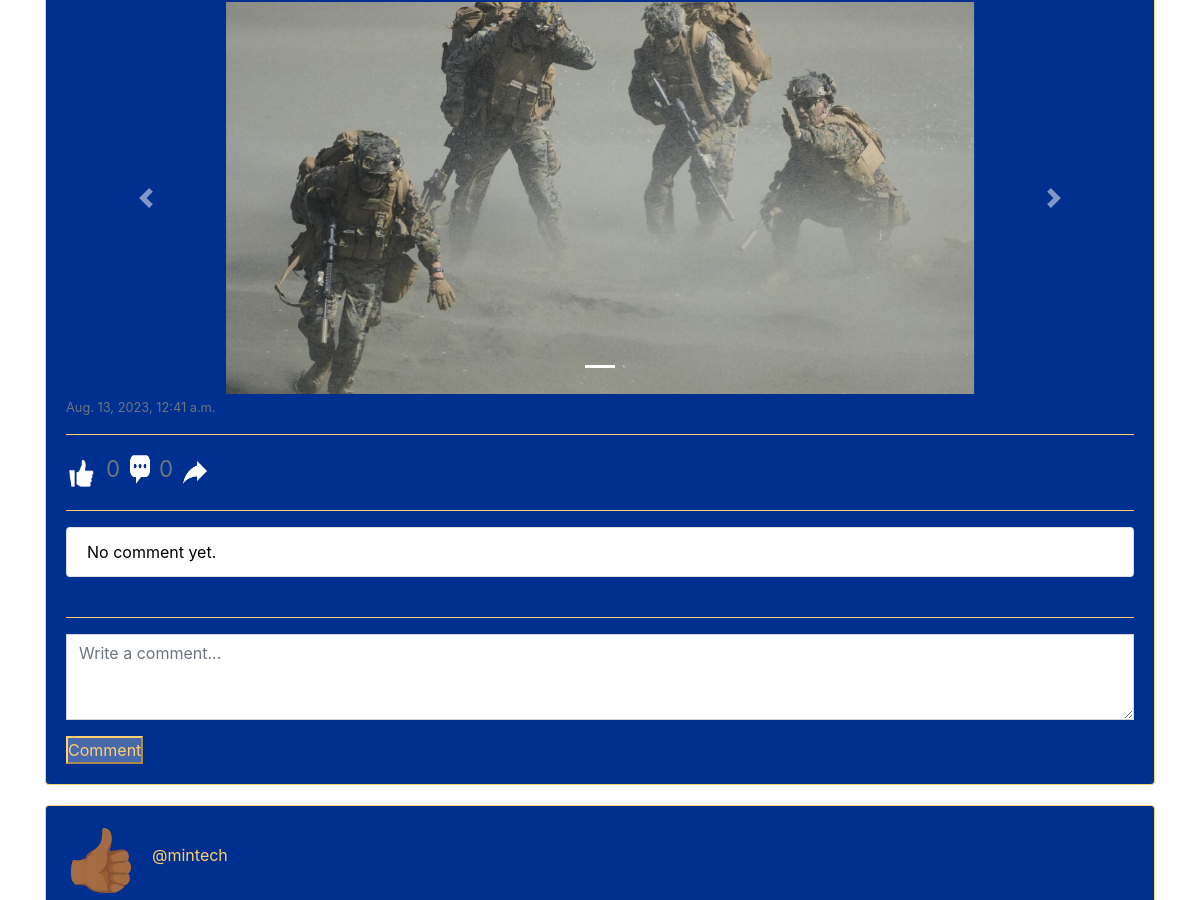
Before: /profile/2/ (signed in, middle part) with the older database file.
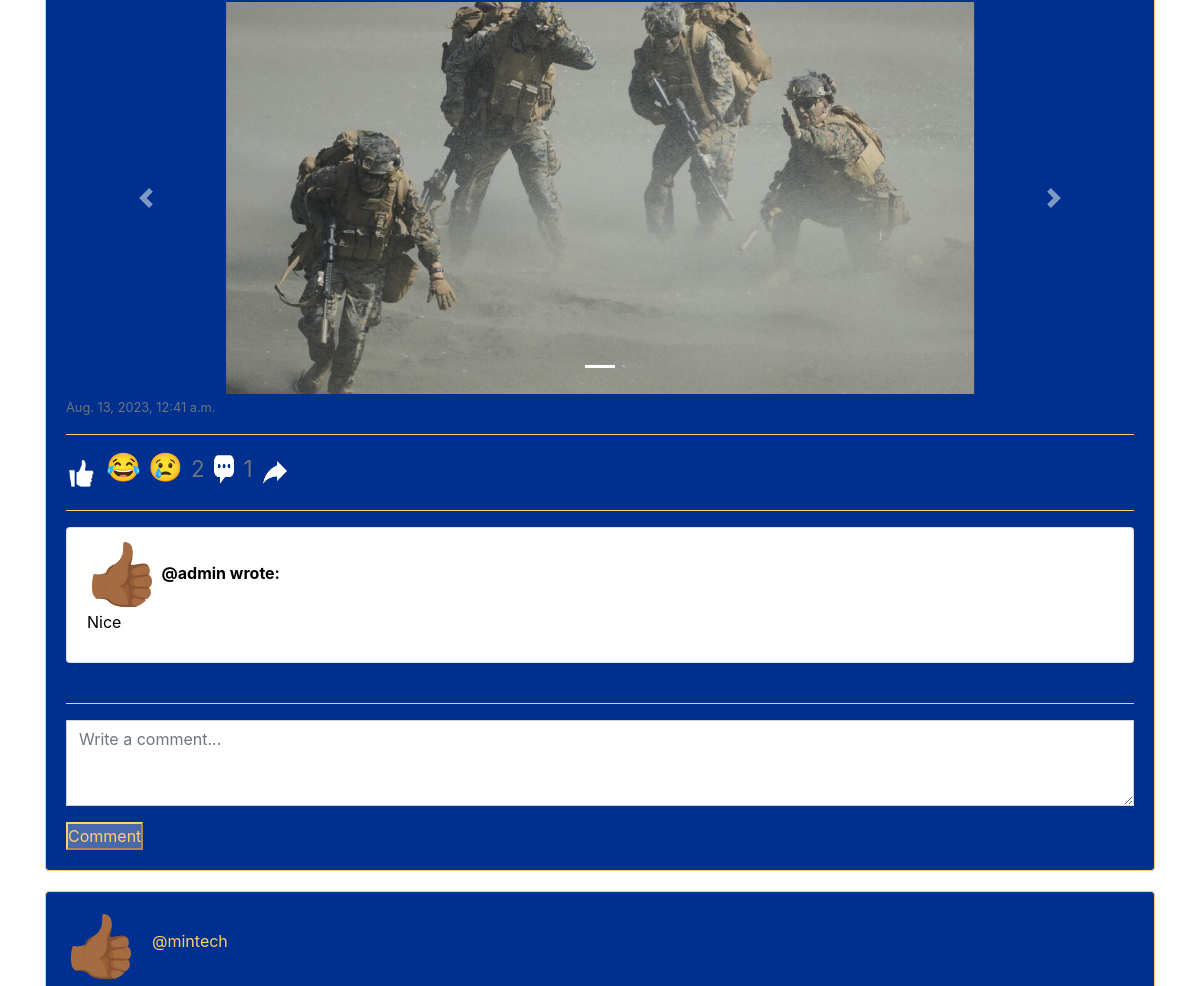
After: the same page with the newer database file.
### minsocial/models.py (models this page shows, shortened)
class PostImage(models.Model):
    postContent = models.ForeignKey(Post, on_delete=models.CASCADE, related_name="post_images")
    post_image = models.ImageField(upload_to='post_image/', null=True, blank=True)

class Post(models.Model):
    user = models.ForeignKey(User, on_delete=models.CASCADE, blank=True, null=True, related_name="post_user")
    postContent = models.TextField(blank=True)
    timestamp = models.DateTimeField(auto_now_add=True)

class User(AbstractUser):
    profile_pics = models.ImageField(upload_to='profile_pics/', null=True, blank=True)
    phone_number = models.CharField(max_length=20, null=True, blank=True)
    about = models.TextField(null=True, blank=True)

class Comment(models.Model):
    author = models.ForeignKey(User, on_delete=models.CASCADE, blank=True, null=True, related_name="userComment")
    post = models.ForeignKey(Post, on_delete=models.CASCADE, blank=True, null=True, related_name="postComment")
    message = models.CharField(max_length=10000)

### minsocial/views.py (the view)
# urls.py: path('profile/<int:user_id>/', views.profile, name="profile"),
@login_required
def profile(request, user_id):
    if not request.user.is_authenticated:
        return render(request, "network/error.html")
    user = User.objects.get(pk=user_id)
    my_groups = Group.objects.filter(creator=request.user)
    groups_i_joined = request.user.group_members.all()
    post = Post.objects.filter(user=user).order_by("id").reverse()
    paginator = Paginator(post, 20) # Show 20 contacts per page.
    page_number = request.GET.get('page')
    page_post = paginator.get_page(page_number)
    user_like = request.user
    following = Follow.objects.filter(following=user)
    follower = Follow.objects.filter(follower=user)
    try:
        checkFollowers = follower.filter(following=User.objects.get(pk=request.user.id))
        if len(checkFollowers) != 0:
            newFollowing = True
        else:
            newFollowing = False
    except:
        newFollowing = False
    return render(request, "network/user_profile.html", {
        "userProfile": user,
        "post": post,
        "user_like": user_like,
        "page_post": page_post,
        "following": following,
        "follower": follower,
        "username": user.username,
        "isFollowing": newFollowing,
        "my_groups": my_groups,
        "groups_i_joined": groups_i_joined,
    })

### minsocial/templatetags/my_filters.py (called while the page is built)
@register.filter
def split_paragraphs(value):
    return value.split('\n')

### minsocial/templates/network/user_profile.html (shortened to what this page needs)
{% extends "network/layout.html" %}
{% load static %}
{% load my_filters %}
{% block body %}
<br>
<br>
<div id="posts">
  {% for posts in page_post %}
  <section>
    <div class="container">
      <div class="card">
        <div class="card-body">
          <div class="d-flex align-items-center">
            {% if posts.user.profile_pics %}
              <a href="{% url 'profile' user_id=posts.user.id %}">
                <img src="{{ posts.user.profile_pics.url }}" class="rounded-circle" width="70" height="70">
              </a>
            {% else %}
              <a href="{% url 'profile' user_id=posts.user.id %}">
                <img src="/media/post_image/hand.gif" class="rounded-circle" width="70" height="70">
              </a>
            {% endif %}
            <div class="ml-3">
              <p class="mb-0">
                <p>@{{posts.user.username}}</p>
              </p>
            </div>
          </div>
          <br>
          <br>
          <div class="card-text" id="content_{{ posts.id }}">
            {% if posts.post_images.all %}
            <div id="carouselExampleIndicators" class="carousel slide" data-ride="carousel">
              <ol class="carousel-indicators">
                {% for image in posts.post_images.all %}
                  <li data-target="#carouselExampleIndicators" data-slide-to="{{ forloop.counter0 }}" {% if forloop.first %}class="active"{% endif %}></li>
                {% endfor %}
              </ol>
              <div class="carousel-inner">
                {% for image in posts.post_images.all %}
                  <div class="carousel-item {% if forloop.first %}active{% endif %}">
                    <img class="d-block w-100" src="{{ image.post_image.url }}" alt="Post Image">
                  </div>
                {% endfor %}
              </div>
              <a class="carousel-control-prev" href="#carouselExampleIndicators" role="button" data-slide="prev">
                <span class="carousel-control-prev-icon" aria-hidden="true"></span>
              </a>
              <a class="carousel-control-next" href="#carouselExampleIndicators" role="button" data-slide="next">
                <span class="carousel-control-next-icon" aria-hidden="true"></span>
              </a>
            </div>
            {% endif %}
        </div>
        <p class="card-text"><small class="text-muted">{{ posts.timestamp }}</small></p>
        {% include 'network/likes.html' %}
        <hr style="border-color: #FFCF70;">
        {% include 'network/comments.html' %}
      </div>
    </div>
  </div>
  </section>
{% endfor %}
</div>
  {% include "network/share.html" %}
  {% endblock %}

### minsocial/templates/network/likes.html (shortened to what this page needs)
{% load custom_tags %}
{% load my_filters %}
{% load static %}
<hr style="border-color: #FFCF70;">
<div class="horizontal-container">
  <div class="">
    <button class="like-btn" data-post-id="{{ posts.id }}" style="background: none; border: none; padding: 0; width: 30px; height: 40px;">
      <img src="/media/post_image/white.png" width="100%" height="100%" alt="reaction-button" title="reaction">
    </button>
  </div>
  {% with total_count=posts.postLove.count|add:posts.postHaha.count|add:posts.postSad.count|add:posts.postShock.count|add:posts.post_like.count %}
  <h3 onclick="opensModal('{{ posts.id }}')">
    {% if posts.postHaha.count > 0 %}
      😂
    {% endif %}
    {% if posts.postSad.count > 0 %}
      😢
    {% endif %}
    <small class="text-muted" style="color: #FFCF70;">{{ total_count }}</small>
    <button style="background: none; border: none; padding: 0; width: 24px; height: 35px;">
      <img src="/media/post_image/comments.png" width="100%" height="100%" alt="Comment" title="Comment">
    </button>
     <small class="text-muted">{{ posts.postComment.count }}</small>
  </h3>
  <button style="background: none; border: none; padding: 0; width: 24px; height: 35px;" onclick="shareFile('https:\//mintechy.pythonanywhere.com/group_post_content/{{ posts.id }}')">
    <img src="/media/post_image/shh.png" width="100%" height="100%" alt="Share" title="Share">
  </button>
{% endwith %}
</div>

### minsocial/templates/network/comments.html (shortened to what this page needs)
{% load custom_tags %}
{% load my_filters %}
{% load static %}
<ul class="list-group">
    {% for comment in posts.postComment.all|slice:":3" %}
      <li class="list-group-item">
        {% if comment.author.profile_pics %}
        <a href="{% url 'profile' user_id=comment.author.id %}">
          <img src="{{ comment.author.profile_pics.url }}" class="rounded-circle" width="70" height="70">
        </a>
        {% else %}
        <a href="{% url 'profile' user_id=comment.author.id %}">
          <img src="/media/post_image/hand.gif" class="rounded-circle" width="70" height="70">
        </a>
        {% endif %}
        <strong><a href="{% url 'profile' user_id=comment.author.id %}"><span style="color: black;">@{{ comment.author.username }}</span></a> <span style="color: black;"> wrote:</span></strong>
        <div class="card-text" id="content_{{ comment.id }}">
          {% for paragraph in comment.message|split_paragraphs|slice:":8" %}
            <p style="color: black;">{{ paragraph|urlize }}</p>
          {% endfor %}
        </div>
      </li>
    {% empty %}
      <li class="list-group-item" style="color: black;">No comment yet.</li>
    {% endfor %}
  </ul>
  <br>
  <hr style="border-color: #FFCF70;">
        {% if user.is_authenticated %}
        <form action="{% url 'addComment' post_id=posts.id %}" method="POST">
          <div class="form-group">
            <span class="comment-field">
            <textarea type="text" id="new-comment" name="newComment" class="form-control rounded-0 shadow-none" rows="3" placeholder="Write a comment..."></textarea>
          </span>
          </div>
            <span class="btn-comment">
            <button class="submit-button" type="submit" id="comment-btn">
              Comment
            </button>
          </span>
        </form>
        {% endif %}

Changed rows visible on the page:
computed for Post "Aug. 13, 2023, 12:41 a.m.": postLove "0" → "2"; postComment.count "0" → "1"; text "No comment yet." → "😂 😢"
added Comment: author.username "admin", message "Nice", shown under Post "Aug. 13, 2023, 12:41 a.m."
